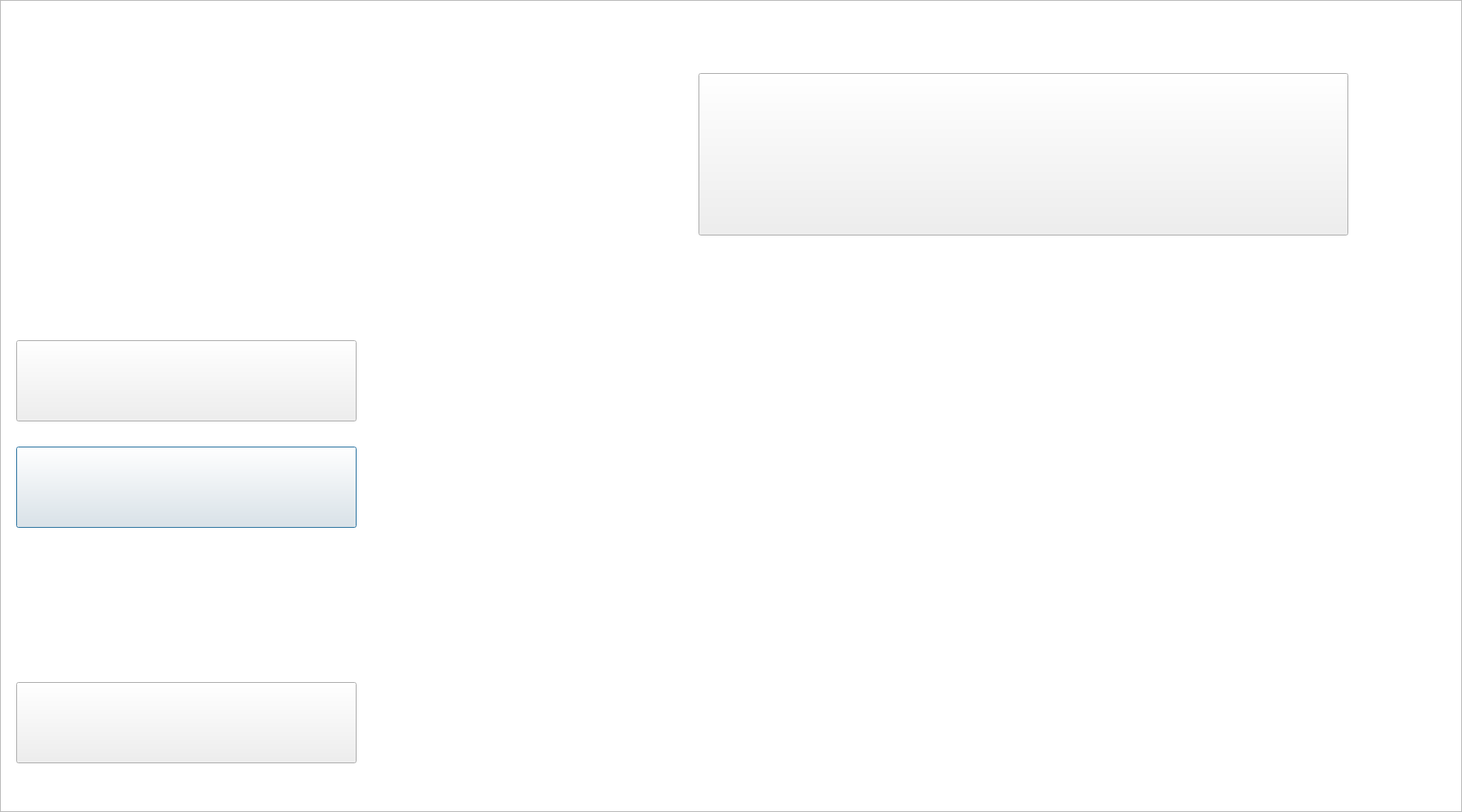
<?xml version="1.0" encoding="UTF-8"?>
<ui version="4.0">
 <class>solitario</class>
 <widget class="QDialog" name="solitario">
  <property name="geometry">
   <rect>
    <x>0</x>
    <y>0</y>
    <width>1800</width>
    <height>1000</height>
   </rect>
  </property>
  <property name="windowTitle">
   <string>Dialog</string>
  </property>
  <widget class="QGraphicsView" name="solitarioview">
   <property name="geometry">
    <rect>
     <x>0</x>
     <y>0</y>
     <width>1800</width>
     <height>1000</height>
    </rect>
   </property>
   <property name="styleSheet">
    <string notr="true">border-image: url(:/Imagenes/main.jpg);</string>
   </property>
  </widget>
  <widget class="QPushButton" name="cargar">
   <property name="geometry">
    <rect>
     <x>20</x>
     <y>550</y>
     <width>419</width>
     <height>100</height>
    </rect>
   </property>
   <property name="styleSheet">
    <string notr="true">border-image: url(:/Imagenes/cargar.jpg);</string>
   </property>
   <property name="text">
    <string/>
   </property>
  </widget>
  <widget class="QPushButton" name="registro">
   <property name="geometry">
    <rect>
     <x>20</x>
     <y>419</y>
     <width>419</width>
     <height>100</height>
    </rect>
   </property>
   <property name="styleSheet">
    <string notr="true">border-image: url(:/Imagenes/registro.png);</string>
   </property>
   <property name="text">
    <string/>
   </property>
  </widget>
  <widget class="QPushButton" name="salir">
   <property name="geometry">
    <rect>
     <x>20</x>
     <y>840</y>
     <width>419</width>
     <height>100</height>
    </rect>
   </property>
   <property name="styleSheet">
    <string notr="true">border-image: url(:/Imagenes/salir.png);</string>
   </property>
   <property name="text">
    <string/>
   </property>
  </widget>
  <widget class="QPushButton" name="title">
   <property name="geometry">
    <rect>
     <x>860</x>
     <y>90</y>
     <width>800</width>
     <height>200</height>
    </rect>
   </property>
   <property name="styleSheet">
    <string notr="true">border-image: url(:/Imagenes/haloc.png);</string>
   </property>
   <property name="text">
    <string/>
   </property>
  </widget>
 </widget>
 <resources/>
 <connections/>
</ui>
